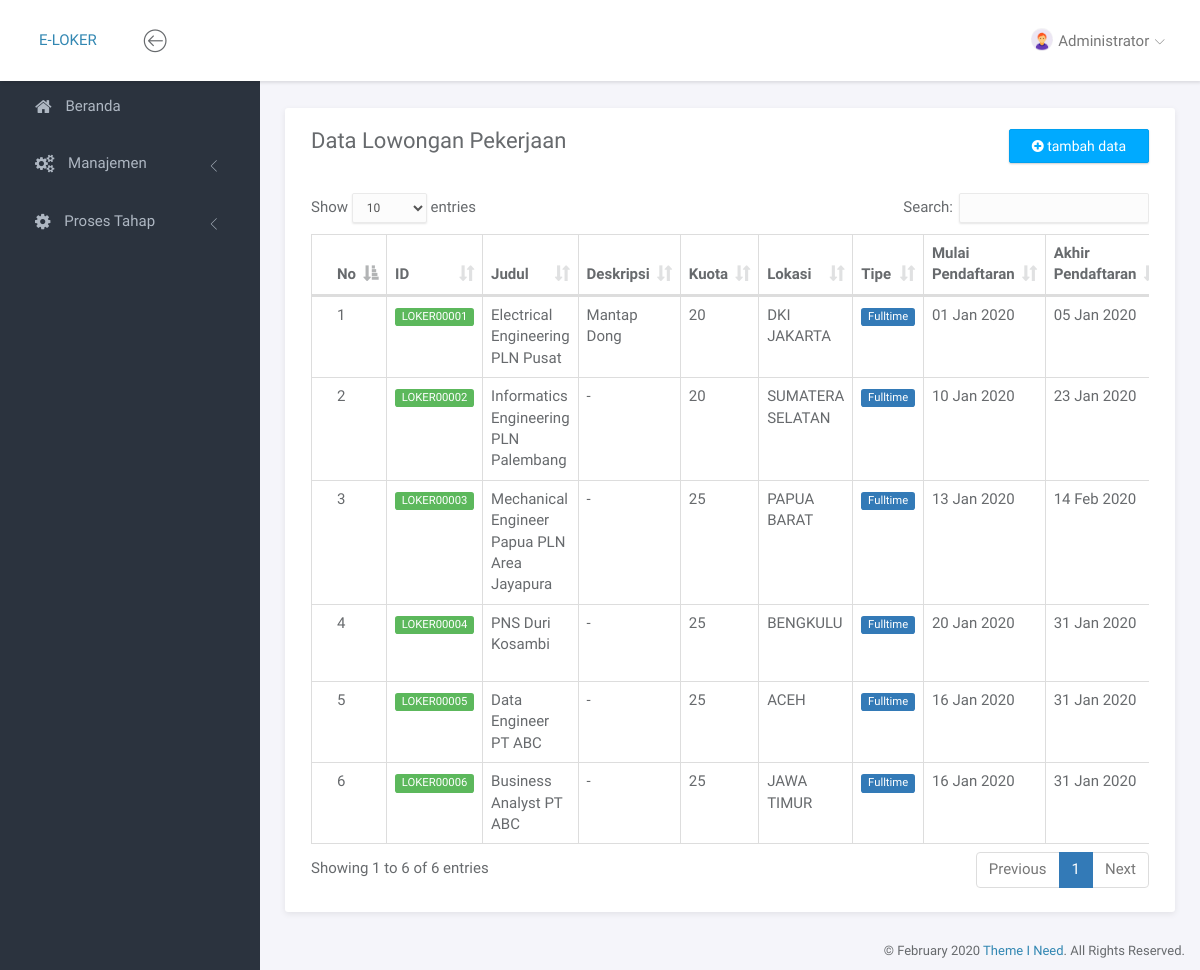
Screenshot of /portal/index.php?page=loker (signed in) with the database file from the repository.
### tables this page shows
CREATE TABLE `lowongan` (
  `id` varchar(10) NOT NULL,
  `provinsi_id` char(2) NOT NULL,
  `judul` text DEFAULT NULL,
  `deskripsi` text DEFAULT NULL,
  `kuota` int(3) DEFAULT NULL,
  `tipe` enum('fulltime','kontrak','magang','') NOT NULL,
  `mulai_pendaftaran` date NOT NULL,
  `akhir_pendaftaran` date NOT NULL
);

CREATE TABLE `provinsi` (
  `id` char(2) NOT NULL,
  `nama` varchar(255) NOT NULL
);

### portal/service.php (called while the page is built, shortened)
<?php
if ($_SESSION['role'] == 2) {
    $getdatauser = mysqli_query($conn, "SELECT * FROM user WHERE email='$_SESSION[email]'");
    $auth = mysqli_fetch_array($getdatauser);
    $getdataberkas = mysqli_query($conn, "SELECT * FROM pemberkasan WHERE user_id='$auth[id]'");
    $pemberkasan = mysqli_fetch_array($getdataberkas);
} else {
    $getdatauser = mysqli_query($conn, "SELECT * FROM admin WHERE email='$_SESSION[email]'");
    $auth = mysqli_fetch_array($getdatauser);
}
?>

### portal/page/admin/loker/loker.php (the view, shortened to what this page needs)
<div class="panel panel-headline">
    <div class="panel-heading">
        <div class="row">
            <div class="col-md-12">
                <div class="pull-left">
                    <h3 class="panel-title">Data Lowongan Pekerjaan</h3>
                </div>
                <div class="pull-right">
                    <a href="?page=lokeradd" class="btn btn-primary"><i class="fa fa-plus-circle"></i> tambah data</a>
                </div>
            </div>
        </div>
    </div>
    <div class="panel-body">
        <div class="row">
            <div class="col-md-12">
                <div class="table-responsive">
                    <table class="table table-bordered example">
                        <thead>
                            <tr>
                                <th>No</th>
                                <th>ID</th>
                                <th>Judul</th>
                                <th>Deskripsi</th>
                                <th>Kuota</th>
                                <th>Lokasi</th>
                                <th>Tipe</th>
                                <th>Mulai Pendaftaran</th>
                                <th>Akhir Pendaftaran</th>
                            </tr>
                        </thead>
                        <tbody>
                            <?php
                            $no = 1;
                            $q = mysqli_query($conn, "SELECT lowongan.id as idloker, lowongan.judul, lowongan.tipe, lowongan.deskripsi, lowongan.kuota, lowongan.mulai_pendaftaran, lowongan.akhir_pendaftaran, provinsi.nama FROM lowongan
                                                    JOIN provinsi ON lowongan.provinsi_id=provinsi.id");
                            while($data=mysqli_fetch_array($q)){ ?>
                                <tr>
                                    <td><?= $no ?></td>
                                    <td><span class="label label-success"><?= $data['idloker'] ?></span></td>
                                    <td><?= !empty($data['judul']) ? $data['judul'] : '-' ?></td>
                                    <td><?= !empty($data['deskripsi']) ? $data['deskripsi'] : '-' ?></td>
                                    <td><?= $data['kuota'] ?></td>
                                    <td><?= $data['nama'] ?></td>
                                    <td><span class="label label-primary" style="text-transform: capitalize;"><?= $data['tipe'] ?></span></td>
                                    <td><?= date('d M Y', strtotime($data['mulai_pendaftaran'])) ?></td>
                                    <td><?= date('d M Y', strtotime($data['akhir_pendaftaran'])) ?></td>
                                </tr>
                            <?php $no++; } ?>
                        </tbody>
                    </table>
                </div>
            </div>
        </div>
    </div>
</div>

### portal/header.php (shortened to what this page needs)
<nav class="navbar navbar-default navbar-fixed-top">
	<div class="brand">
		<a href="?page=beranda">E-LOKER</a>
	</div>
	<div class="container-fluid">
		<div class="navbar-btn">
			<button type="button" class="btn-toggle-fullwidth"><i class="lnr lnr-arrow-left-circle"></i></button>
		</div>
		<div id="navbar-menu">
			<ul class="nav navbar-nav navbar-right">
				<li class="dropdown">
					<a href="#" class="dropdown-toggle" data-toggle="dropdown"><img src="<?= $_SESSION['role'] == 2 ? $auth['image_url'] !== null ? 'file/gambar/'.$auth['image_url'] : 'assets/img/admin.png' : 'assets/img/admin.png' ?>" class="img-circle" alt="Avatar"> <span><?= isset($auth['nama_lengkap']) ? $auth['nama_lengkap'] : $auth['email']  ?></span> <i class="icon-submenu lnr lnr-chevron-down"></i></a>
				</li>
			</ul>
		</div>
	</div>
</nav>

### portal/assets/css/main.css (style rules this page uses)
html { position: relative; min-height: 100%; }
body { background-color: #F3F5F8; font-family: "Source Sans Pro", sans-serif; font-size: 15px; color: #676a6d; }
a { color: #3287B2; }
th { font-weight: 600; }
.navbar-default { -webkit-transition: all 0.3s ease-in-out; -moz-transition: all 0.3s ease-in-out; -ms-transition: all 0.3s ease-in-out; -o-transition: all 0.3s ease-in-out; transition: all 0.3s ease-in-out; -moz-box-shadow: 1px 2px 3px rgba(0, 0, 0, 0.1); -webkit-box-shadow: 1px 2px 3px rgba(0, 0, 0, 0.1); box-shadow: 1px 2px 3px rgba(0, 0, 0, 0.1); -webkit-border-radius: 0; -moz-border-radius: 0; border-radius: 0; padding: 0; margin: 0; border: none; background-color: #fff; }
.navbar-default .brand { float: left; padding: 30px 39px; background-color: #fff; }
.navbar-btn { float: left; padding: 16px 0; }
.navbar-btn button { font-size: 24px; padding: 4px 8px; line-height: .7; border: none; background: none; outline: none; }
.navbar-nav > li > a { padding: 28px 20px; }
.navbar-nav > li > a > i { font-size: 22px; margin-right: 2px; vertical-align: middle; }
.navbar-nav > li > a > i.icon-submenu { margin-left: 2px; margin-right: 0; font-size: 10px; position: relative; top: 2px; }
.navbar-nav > li > a > span { position: relative; top: 2px; }
.navbar-nav > li > a img { width: 22px; margin-right: 2px; }
@media screen and (min-width: 768px) { .navbar-nav.navbar-right { margin-right: 0; } }
.btn { -webkit-border-radius: 2px; -moz-border-radius: 2px; border-radius: 2px; -moz-box-shadow: 0px 1px 2px 0 rgba(0, 0, 0, 0.2); -webkit-box-shadow: 0px 1px 2px 0 rgba(0, 0, 0, 0.2); box-shadow: 0px 1px 2px 0 rgba(0, 0, 0, 0.2); padding: 6px 22px; }
.btn-primary { background-color: #00AAFF; border-color: #00a0f0; }
.panel { -webkit-border-radius: 3px; -moz-border-radius: 3px; border-radius: 3px; -moz-box-shadow: 0 2px 6px rgba(0, 0, 0, 0.08); -webkit-box-shadow: 0 2px 6px rgba(0, 0, 0, 0.08); box-shadow: 0 2px 6px rgba(0, 0, 0, 0.08); background-color: #fff; margin-bottom: 30px; }
.panel .panel-heading, .panel .panel-body, .panel .panel-footer { padding-left: 25px; padding-right: 25px; }
.panel .panel-heading { padding-top: 20px; padding-bottom: 20px; position: relative; }
.panel .panel-heading .panel-title { margin: 0; font-size: 18px; font-weight: 300; }
.panel .panel-body { padding-top: 10px; padding-bottom: 15px; }
.panel.panel-headline .panel-heading { border-bottom: none; }
.panel.panel-headline .panel-heading .panel-title { margin-bottom: 8px; font-size: 22px; font-weight: normal; }
.panel .table > thead > tr > td:first-child, .panel .table > thead > tr > th:first-child, .panel .table > tbody > tr > td:first-child, .panel .table > tbody > tr > th:first-child, .panel .table > tfoot > tr > td:first-child, .panel .table > tfoot > tr > th:first-child { padding-left: 25px; }
.label { font-weight: normal; }

### rows the page displays
lowongan: id "LOKER00001", judul "Electrical Engineering PLN Pusat", deskripsi "Mantap Dong", kuota "20", provinsi.nama "DKI JAKARTA", tipe "Fulltime", mulai_pendaftaran "01 Jan 2020", akhir_pendaftaran "05 Jan 2020"
lowongan: id "LOKER00002", judul "Informatics Engineering PLN Palembang", kuota "20", provinsi.nama "SUMATERA SELATAN", tipe "Fulltime", mulai_pendaftaran "10 Jan 2020", akhir_pendaftaran "23 Jan 2020"
lowongan: id "LOKER00003", judul "Mechanical Engineer Papua PLN Area Jayapura", kuota "25", provinsi.nama "PAPUA BARAT", tipe "Fulltime", mulai_pendaftaran "13 Jan 2020", akhir_pendaftaran "14 Feb 2020"
lowongan: id "LOKER00004", judul "PNS Duri Kosambi", kuota "25", provinsi.nama "BENGKULU", tipe "Fulltime", mulai_pendaftaran "20 Jan 2020", akhir_pendaftaran "31 Jan 2020"
lowongan: id "LOKER00005", judul "Data Engineer PT ABC", kuota "25", provinsi.nama "ACEH", tipe "Fulltime", mulai_pendaftaran "16 Jan 2020", akhir_pendaftaran "31 Jan 2020"
lowongan: id "LOKER00006", judul "Business Analyst PT ABC", kuota "25", provinsi.nama "JAWA TIMUR", tipe "Fulltime", mulai_pendaftaran "16 Jan 2020", akhir_pendaftaran "31 Jan 2020"

### other values shown
$auth['nama_lengkap'] "Administrator"
